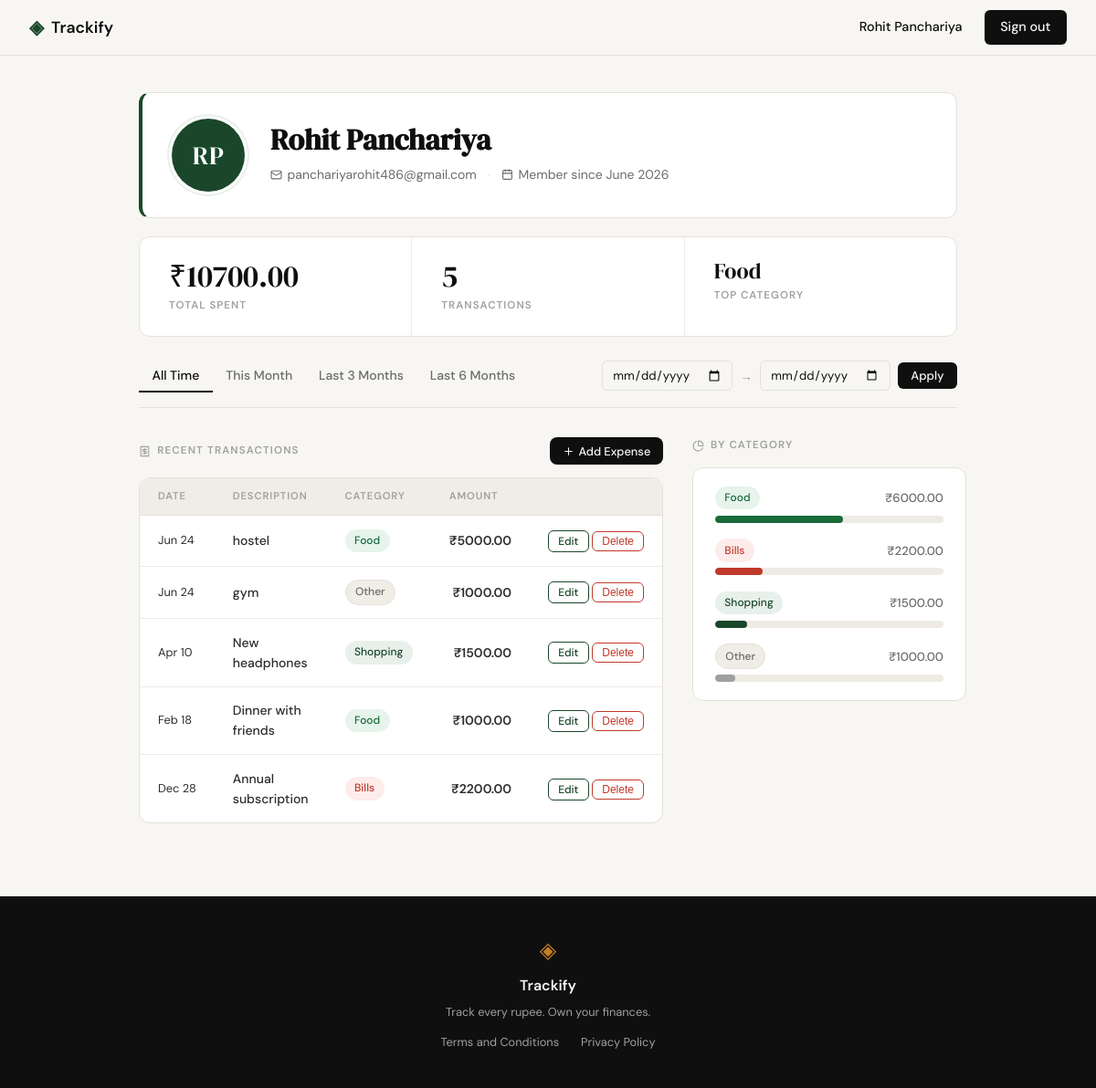
The app's page /profile (signed in), older data.
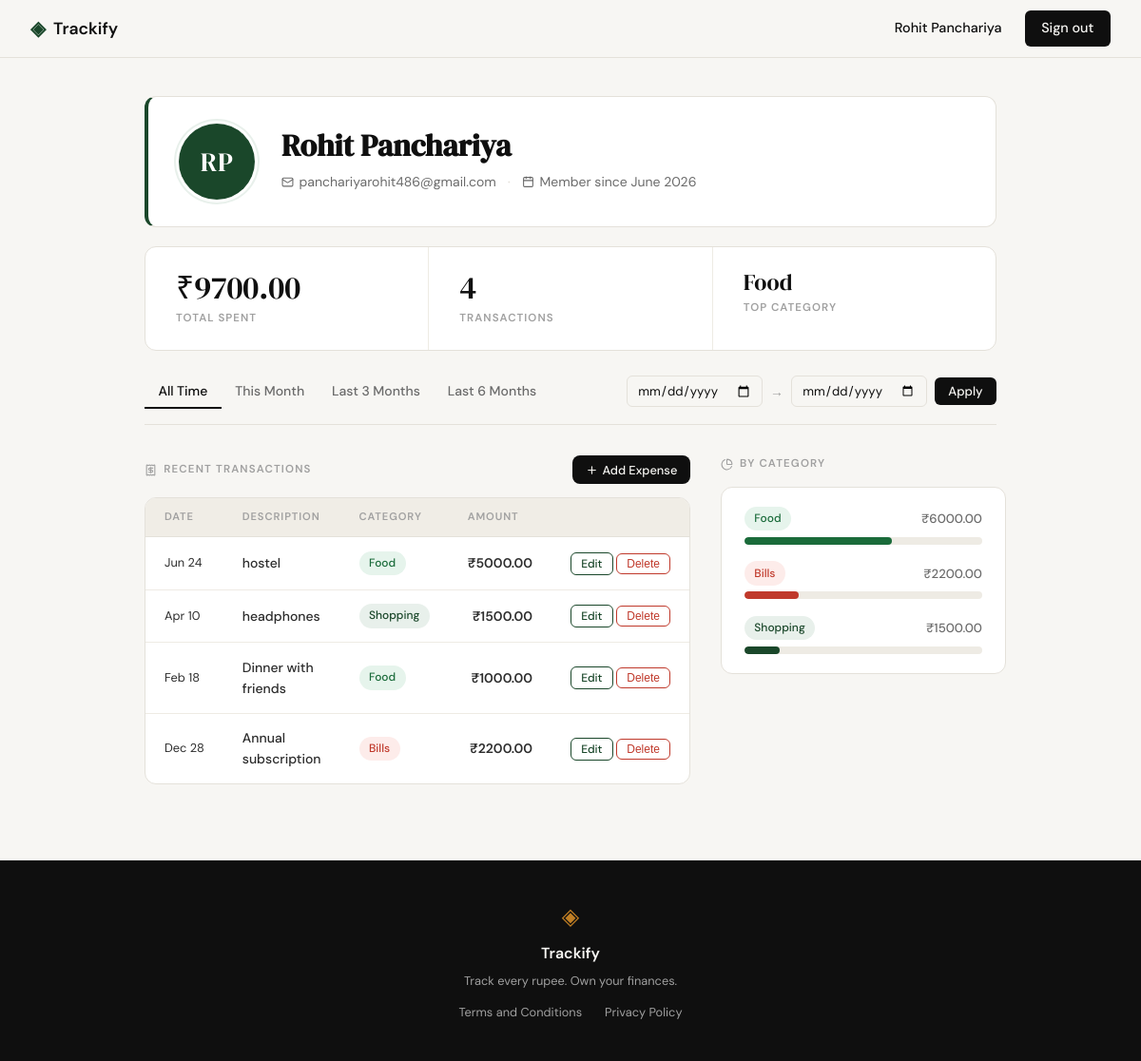
The same page, newer data.
### tables this page shows
CREATE TABLE expenses (
            id          INTEGER PRIMARY KEY AUTOINCREMENT,
            user_id     INTEGER NOT NULL REFERENCES users(id) ON DELETE CASCADE,
            amount      REAL    NOT NULL,
            category    TEXT    NOT NULL,
            date        TEXT    NOT NULL,
            description TEXT,
            created_at  TEXT    DEFAULT (datetime('now'))
        );

### app.py (the view)
@app.route("/profile")
@login_required
def profile():
    uid = session["user_id"]
    user = get_user_by_id(uid)
    today = date.today()
    today_str = today.isoformat()
    preset_this_month_from = today.replace(day=1).isoformat()
    m3, y3 = today.month - 3, today.year
    if m3 <= 0:
        m3, y3 = m3 + 12, y3 - 1
    preset_3months_from = date(y3, m3, 1).isoformat()
    m6, y6 = today.month - 6, today.year
    if m6 <= 0:
        m6, y6 = m6 + 12, y6 - 1
    preset_6months_from = date(y6, m6, 1).isoformat()
    raw_from = request.args.get('date_from', '').strip()
    raw_to   = request.args.get('date_to',   '').strip()
    date_from = date_to = None
    if raw_from:
        try:
            datetime.strptime(raw_from, '%Y-%m-%d')
            date_from = raw_from
        except ValueError:
            pass
    if raw_to:
        try:
            datetime.strptime(raw_to, '%Y-%m-%d')
            date_to = raw_to
        except ValueError:
            pass
    if bool(date_from) != bool(date_to):
        flash("Please provide both a start and an end date.")
        date_from = date_to = None
    elif date_from and date_to and date_from > date_to:
        flash("Start date must be before end date.")
        date_from = date_to = None
    if not date_from and not date_to:
        active_preset = 'all_time'
    elif date_from == preset_this_month_from and date_to == today_str:
        active_preset = 'this_month'
    elif date_from == preset_3months_from and date_to == today_str:
        active_preset = '3_months'
    elif date_from == preset_6months_from and date_to == today_str:
        active_preset = '6_months'
    else:
        active_preset = 'custom'
    stats        = get_summary_stats(uid, date_from=date_from, date_to=date_to)
    transactions = get_recent_transactions(uid, date_from=date_from, date_to=date_to)
    categories   = get_category_breakdown(uid, date_from=date_from, date_to=date_to)
    return render_template(
        "profile.html",
        user=user,
        stats=stats,
        transactions=transactions,
        categories=categories,
        valid_categories=VALID_CATEGORIES,
        date_from=date_from,
        date_to=date_to,
        active_preset=active_preset,
        preset_this_month_from=preset_this_month_from,
        preset_this_month_to=today_str,
        preset_3months_from=preset_3months_from,
        preset_3months_to=today_str,
        preset_6months_from=preset_6months_from,
        preset_6months_to=today_str,
    )

### app.py (called while the page is built)
def login_required(f):
    @functools.wraps(f)
    def decorated(*args, **kwargs):
        if not session.get('user_id'):
            flash("Please sign in to continue.")
            return redirect(url_for('login'))
        return f(*args, **kwargs)
    return decorated

### database/db.py (called while the page is built)
def get_db():
    conn = sqlite3.connect(DB_PATH)
    conn.row_factory = sqlite3.Row
    conn.execute("PRAGMA foreign_keys = ON")
    return conn

### database/queries.py (called while the page is built)
def _date_filter(user_id, date_from, date_to):
    where  = "WHERE user_id = ?"
    params = [user_id]
    if date_from and date_to:
        where  += " AND date BETWEEN ? AND ?"
        params += [date_from, date_to]
    return where, params

### templates/profile.html (shortened to what the changed rows need)
{% extends "base.html" %}
{% block content %}
<div class="profile-page">
  <div class="profile-hero">
    <div class="profile-hero-info">
      <h1 class="profile-name">{{ user.name }}</h1>
    </div>
  </div>
  <div class="profile-stats-strip">
    <div class="pstat">
      <span class="pstat-value">{{ stats.total_spent }}</span>
      <span class="pstat-label">Total Spent</span>
    </div>
    <div class="pstat">
      <span class="pstat-value">{{ stats.transaction_count }}</span>
      <span class="pstat-label">Transactions</span>
    </div>
  </div>
  <div class="profile-main-grid">
    <div class="profile-transactions-col">
      <div class="profile-section-header">
        <h2 class="profile-section-title">
          <i data-lucide="receipt"></i>
          Recent Transactions
        </h2>
      </div>
      <div class="profile-table-wrap">
        <table class="profile-table">
          <thead>
            <tr>
              <th>Date</th>
              <th>Description</th>
              <th>Category</th>
              <th class="amount-col">Amount</th>
              <th class="actions-col"></th>
            </tr>
          </thead>
          <tbody>
            {% for tx in transactions %}
            <tr>
              <td class="tx-date">{{ tx.date }}</td>
              <td class="tx-desc">{{ tx.description }}</td>
              <td>
                <span class="badge badge-{{ tx.category | lower | replace(' ', '-') }}">
                  {{ tx.category }}
                </span>
              </td>
              <td class="amount-col tx-amount">{{ tx.amount }}</td>
              <td class="actions-col">
                <a href="{{ url_for('edit_expense', id=tx.id) }}" class="tx-edit-link">Edit</a>
                <form method="POST" action="{{ url_for('delete_expense', id=tx.id) }}" style="display:inline"
                      onsubmit="return confirm('Delete this expense?')">
                  <button type="submit" class="btn-delete">Delete</button>
                </form>
              </td>
            </tr>
            {% else %}
            <tr>
              <td colspan="5" class="tx-empty">No transactions match your filter.</td>
            </tr>
            {% endfor %}
          </tbody>
        </table>
      </div>
    </div>
    <div class="profile-breakdown-col">
      <h2 class="profile-section-title">
        <i data-lucide="pie-chart"></i>
        By Category
      </h2>
      <div class="profile-breakdown">
        {% for cat in categories %}
        <div class="breakdown-row">
          <div class="breakdown-meta">
            <span class="badge badge-{{ cat.name | lower | replace(' ', '-') }}">{{ cat.name }}</span>
            <span class="breakdown-amount">{{ cat.amount }}</span>
          </div>
          <div class="preview-bar-track">
            <div class="preview-bar breakdown-bar breakdown-bar-{{ cat.name | lower | replace(' ', '-') }}"
                 style="width: {{ cat.pct }}%"></div>
          </div>
        </div>
        {% else %}
        <p class="breakdown-empty">No data for this period.</p>
        {% endfor %}
      </div>
    </div>
  </div>
</div>
{% endblock %}

Row changes from the older to the newer data that the page shows:
removed expenses: date "Jun 24", description "gym", category "Other", amount "₹1000.00"
changed expenses "Shopping": description "New headphones" → "headphones"
Text that changed along with them:
{{ stats.total_spent }}: "₹10700.00" → "₹9700.00"
{{ stats.transaction_count }}: "5" → "4"
{{ cat.pct }}: 56 → 62 (drawn)
{{ cat.pct }}: 21 → 23 (drawn)
{{ cat.pct }}: 14 → 15 (drawn)
list line gone: "Other ₹1000.00"
